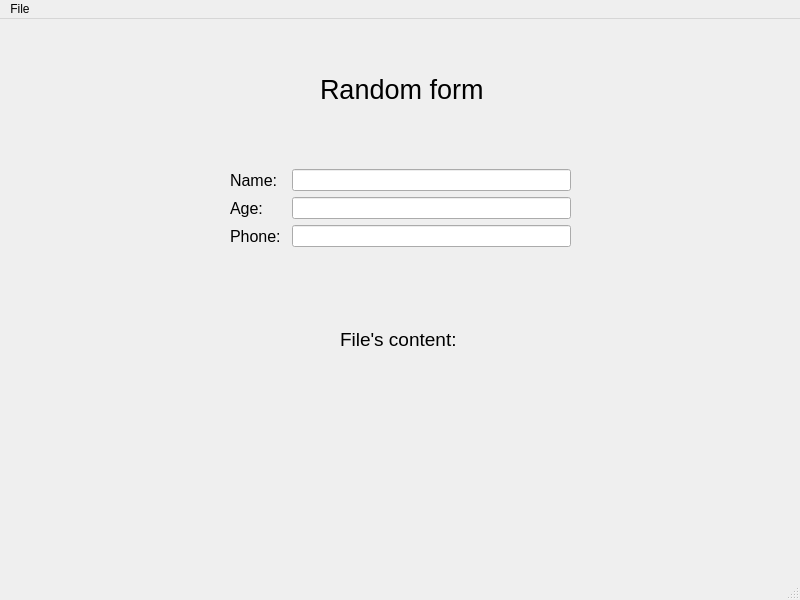
<?xml version="1.0" encoding="UTF-8"?>
<ui version="4.0">
 <class>MainWindow</class>
 <widget class="QMainWindow" name="MainWindow">
  <property name="geometry">
   <rect>
    <x>0</x>
    <y>0</y>
    <width>800</width>
    <height>600</height>
   </rect>
  </property>
  <property name="windowTitle">
   <string>MainWindow</string>
  </property>
  <widget class="QWidget" name="centralwidget">
   <widget class="QWidget" name="formLayoutWidget">
    <property name="geometry">
     <rect>
      <x>230</x>
      <y>150</y>
      <width>341</width>
      <height>91</height>
     </rect>
    </property>
    <layout class="QFormLayout" name="formLayout">
     <property name="sizeConstraint">
      <enum>QLayout::SetDefaultConstraint</enum>
     </property>
     <property name="fieldGrowthPolicy">
      <enum>QFormLayout::ExpandingFieldsGrow</enum>
     </property>
     <property name="rowWrapPolicy">
      <enum>QFormLayout::DontWrapRows</enum>
     </property>
     <item row="0" column="0">
      <widget class="QLabel" name="label">
       <property name="font">
        <font>
         <pointsize>12</pointsize>
        </font>
       </property>
       <property name="text">
        <string>Name:</string>
       </property>
      </widget>
     </item>
     <item row="0" column="1">
      <widget class="QLineEdit" name="lineEdit"/>
     </item>
     <item row="1" column="0">
      <widget class="QLabel" name="label_2">
       <property name="font">
        <font>
         <pointsize>12</pointsize>
        </font>
       </property>
       <property name="text">
        <string>Age:</string>
       </property>
      </widget>
     </item>
     <item row="1" column="1">
      <widget class="QLineEdit" name="lineEdit_2"/>
     </item>
     <item row="2" column="0">
      <widget class="QLabel" name="label_3">
       <property name="font">
        <font>
         <pointsize>12</pointsize>
        </font>
       </property>
       <property name="text">
        <string>Phone: </string>
       </property>
      </widget>
     </item>
     <item row="2" column="1">
      <widget class="QLineEdit" name="lineEdit_3"/>
     </item>
    </layout>
   </widget>
   <widget class="QLabel" name="label_4">
    <property name="geometry">
     <rect>
      <x>320</x>
      <y>40</y>
      <width>181</width>
      <height>61</height>
     </rect>
    </property>
    <property name="font">
     <font>
      <pointsize>20</pointsize>
     </font>
    </property>
    <property name="text">
     <string>Random form</string>
    </property>
   </widget>
   <widget class="QLabel" name="label_5">
    <property name="geometry">
     <rect>
      <x>340</x>
      <y>290</y>
      <width>161</width>
      <height>61</height>
     </rect>
    </property>
    <property name="font">
     <font>
      <pointsize>14</pointsize>
     </font>
    </property>
    <property name="text">
     <string>File's content:</string>
    </property>
   </widget>
   <widget class="QLabel" name="label_6">
    <property name="geometry">
     <rect>
      <x>140</x>
      <y>380</y>
      <width>521</width>
      <height>151</height>
     </rect>
    </property>
    <property name="font">
     <font>
      <pointsize>12</pointsize>
     </font>
    </property>
    <property name="text">
     <string/>
    </property>
   </widget>
  </widget>
  <widget class="QMenuBar" name="menubar">
   <property name="geometry">
    <rect>
     <x>0</x>
     <y>0</y>
     <width>800</width>
     <height>21</height>
    </rect>
   </property>
   <widget class="QMenu" name="menuFile">
    <property name="title">
     <string>File</string>
    </property>
    <addaction name="actionSave"/>
    <addaction name="actionOpen"/>
   </widget>
   <addaction name="menuFile"/>
  </widget>
  <widget class="QStatusBar" name="statusbar"/>
  <action name="actionSave">
   <property name="text">
    <string>Save</string>
   </property>
  </action>
  <action name="actionOpen">
   <property name="text">
    <string>Open</string>
   </property>
  </action>
 </widget>
 <resources/>
 <connections/>
</ui>
